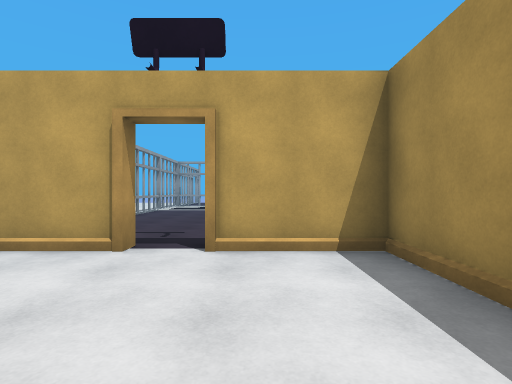
view 1 (above)

24 first-person views from a walk through a scene from a Unity 3-D project. The camera is 1.3 m above the floor, looks level and sees 80° across. The floor is counted in squares, 2 m on a side. Each view is taken from the middle of a square. On the plan, view 1 faces up. The plan holds only what a view shows up to about 10 squares ahead; the rest is blank. The place goes on beyond the plan. The player is left out. Some animated figures are left out. Door leaves are left out, so doorways stand open. Some surface patterns are stand-ins.

view 2
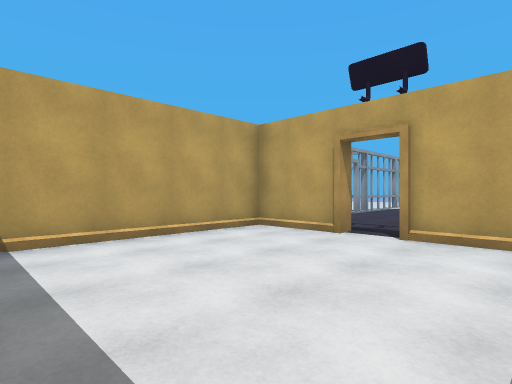

view 3
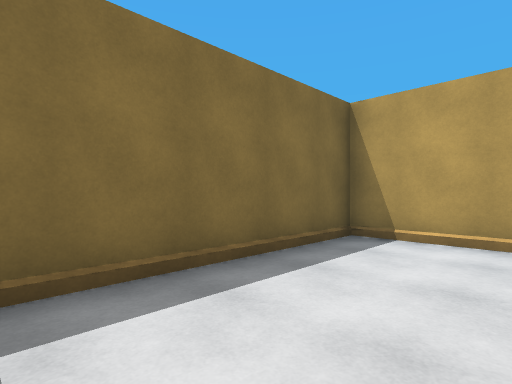

view 4
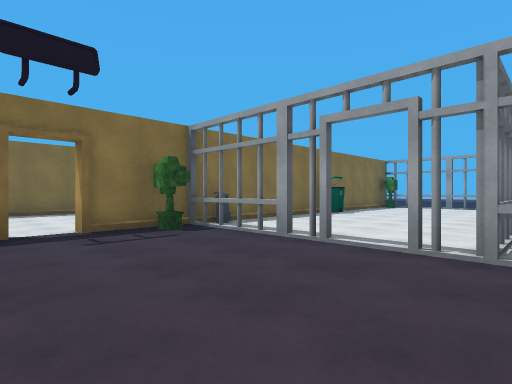

view 5
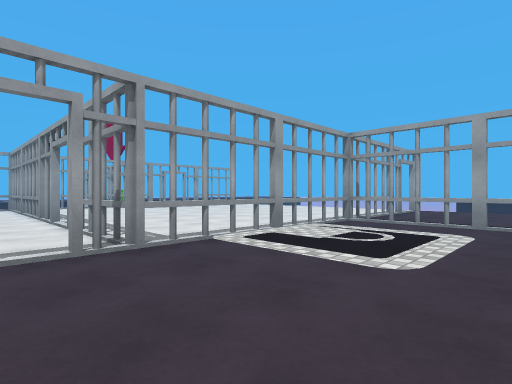

view 6
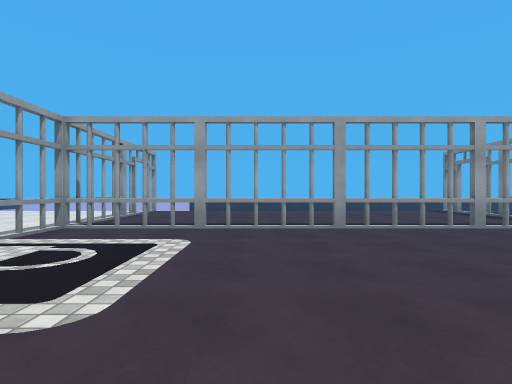

view 7
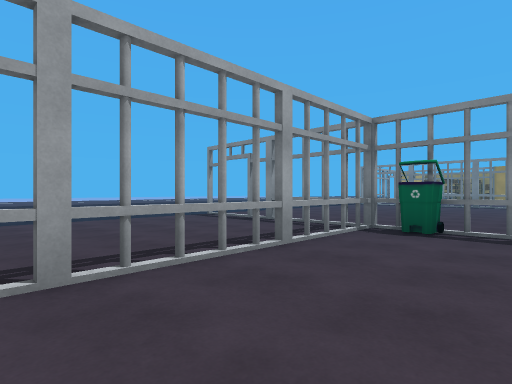

view 8
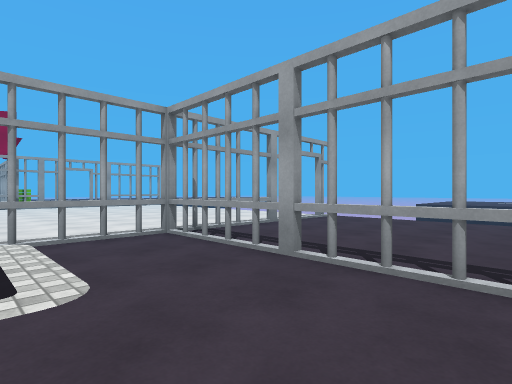

view 9
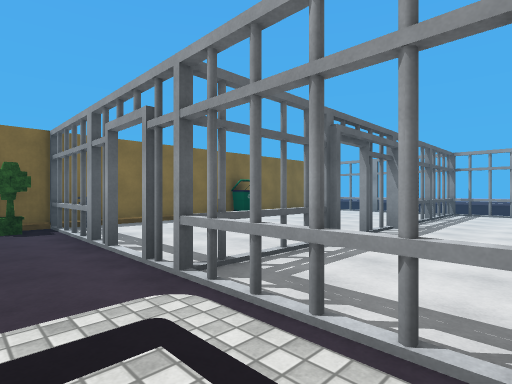

view 10
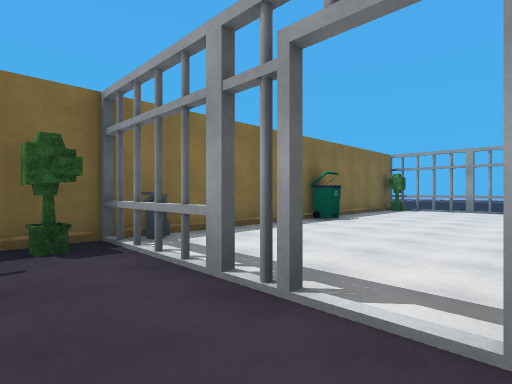

view 11
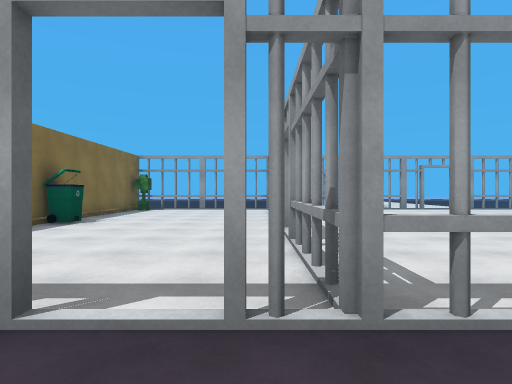

view 12
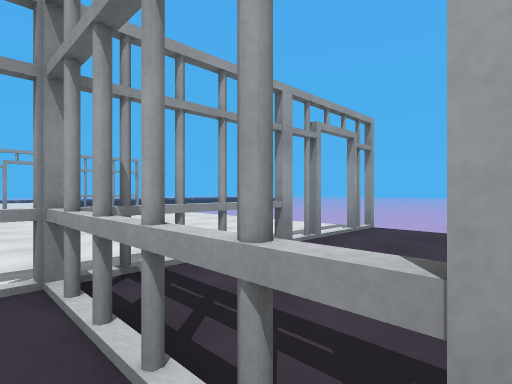

view 13
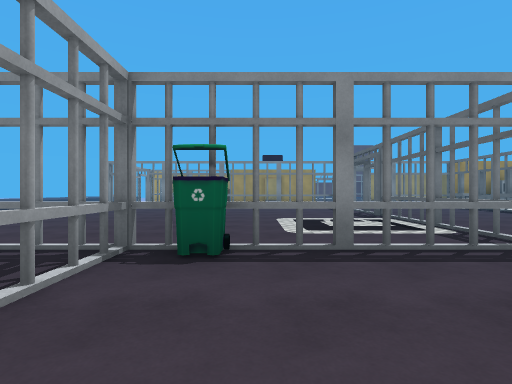

view 14
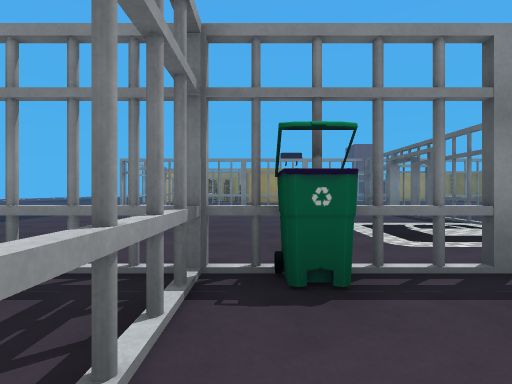

view 15
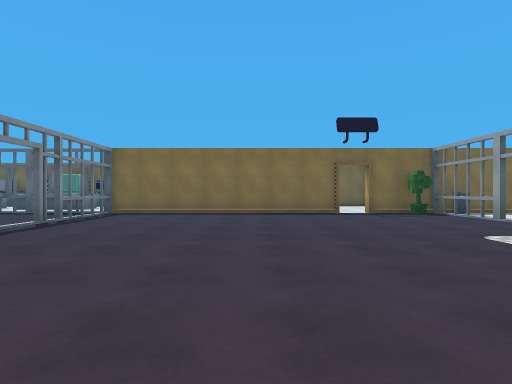

view 16
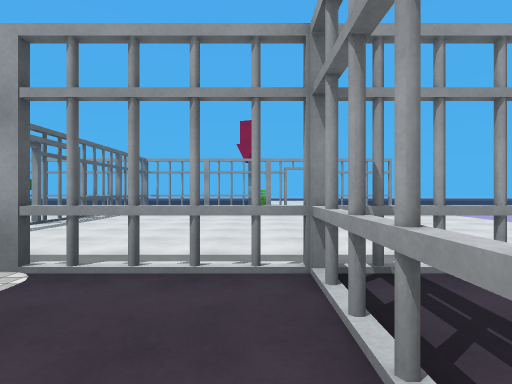

view 17
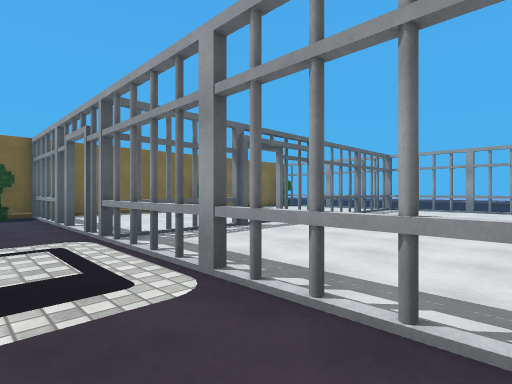

view 18
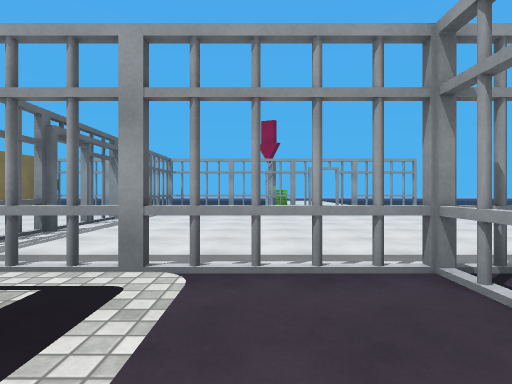

view 19
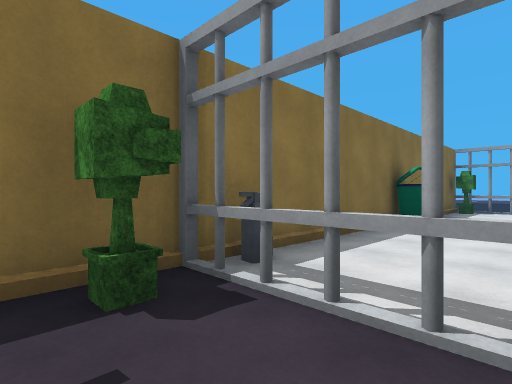

view 20
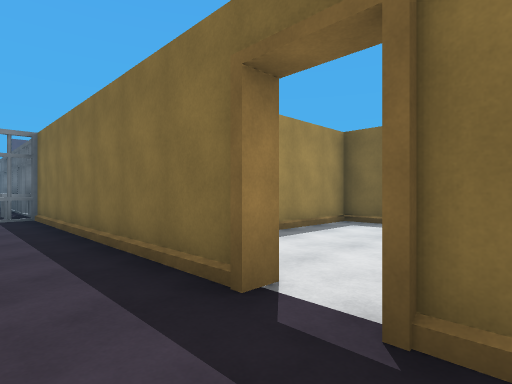

view 21
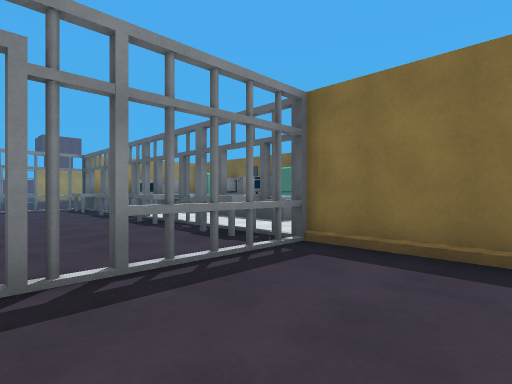

view 22
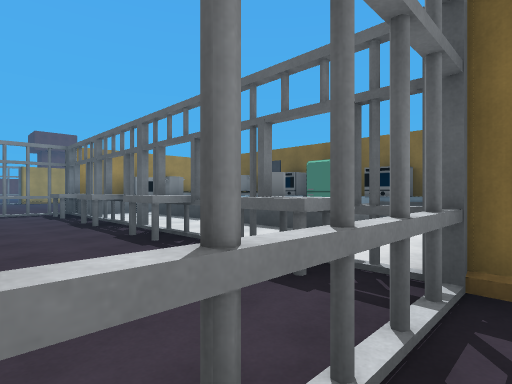

view 23
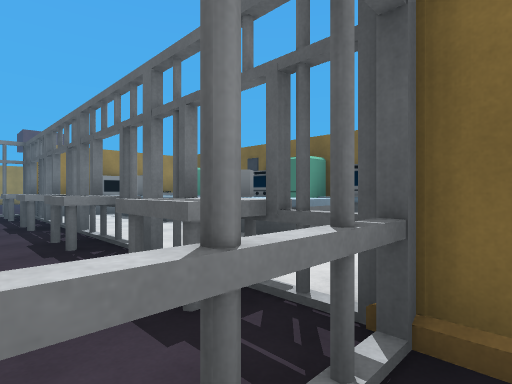

view 24
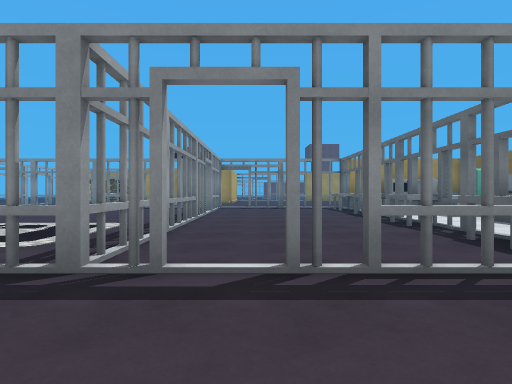

### Floor plan
Key: @ floor where view 1 was taken; # wall or solid block; x gap in a wall; . main floor; : floor 0.25 m higher than the main floor; / step, stairs or slope; D open door; = window, fence, low wall or low ledge; ^ raised ledge; B bin; E fire extinguisher; T thing the floor can be seen under or through; F fridge; M microwave; N oven; O other object.
Columns run from 14 left of view 1 to 16 right of it. Each row starts with its distance up from view 1.
 18      ......x.........x. ...
 17      ......................
 16      ......................
 15   .. ......................
 14  x.........T.OOOOOO.TT.....
 13   .........T........BT......
 12 #...........................
 11 #..........:::........::....
 10 #..........:::........::....
  9 ##....#DD.##//........=x..#DD
  8 # .........x.........#.......
  7 #............................
  6 #............................
  5 #..........#.........#........#
  4 #O....B...E##D###....x^.^..^.^.
  3  ##### ####/.D..######.x#xx#x^#
  2           #/....#     .^^..^^.#
  1           #/....#      ^^^^ ^ M
  0           #/..@.#       F    O
 -1           #.////#     ^NF#NO#O
 -2            #####

Positions as (right, up) in squares from view 1, and headings:
1: (0, 0), facing up
2: (1, -1), facing up-left
3: (1, 1), facing down-left
4: (0, 9), facing down-left
5: (0, 7), facing up-left
6: (0, 8), facing up
7: (1, 11), facing up-right
8: (1, 11), facing up-left
9: (-2, 11), facing down-left
10: (-2, 8), facing down-left
11: (-2, 8), facing left
12: (-1, 13), facing up-left
13: (3, 12), facing right
14: (4, 13), facing right
15: (2, 13), facing down
16: (-1, 13), facing left
17: (-2, 13), facing down-left
18: (-1, 12), facing left
19: (-2, 6), facing down-left
20: (-2, 5), facing down-right
21: (4, 7), facing down-right
22: (6, 6), facing down-right
23: (6, 5), facing down-right
24: (4, 7), facing right
